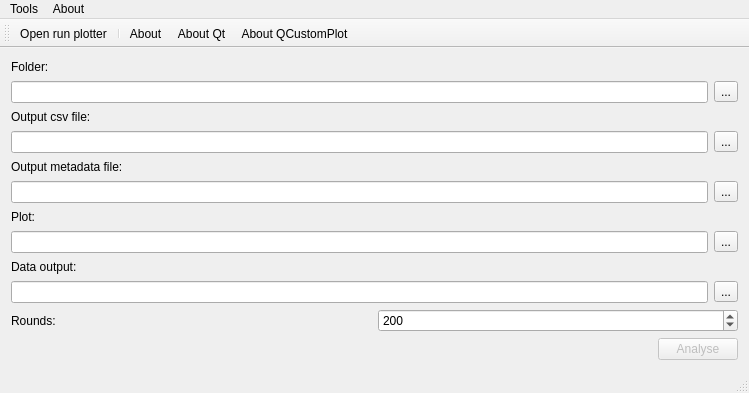
<?xml version="1.0" encoding="UTF-8"?>
<ui version="4.0">
 <class>Analyser</class>
 <widget class="QMainWindow" name="Analyser">
  <property name="geometry">
   <rect>
    <x>0</x>
    <y>0</y>
    <width>749</width>
    <height>393</height>
   </rect>
  </property>
  <property name="windowTitle">
   <string>Analyser</string>
  </property>
  <widget class="QWidget" name="centralWidget">
   <layout class="QVBoxLayout" name="verticalLayout">
    <item>
     <widget class="QLabel" name="label">
      <property name="text">
       <string>Folder:</string>
      </property>
     </widget>
    </item>
    <item>
     <layout class="QHBoxLayout" name="horizontalLayout_3">
      <item>
       <widget class="QLineEdit" name="lineEdit">
        <property name="readOnly">
         <bool>true</bool>
        </property>
       </widget>
      </item>
      <item>
       <widget class="QToolButton" name="toolButton">
        <property name="text">
         <string>...</string>
        </property>
       </widget>
      </item>
     </layout>
    </item>
    <item>
     <widget class="QLabel" name="label_2">
      <property name="text">
       <string>Output csv file:</string>
      </property>
     </widget>
    </item>
    <item>
     <layout class="QHBoxLayout" name="horizontalLayout_2">
      <item>
       <widget class="QLineEdit" name="lineEdit_2">
        <property name="readOnly">
         <bool>true</bool>
        </property>
       </widget>
      </item>
      <item>
       <widget class="QToolButton" name="toolButton_2">
        <property name="text">
         <string>...</string>
        </property>
       </widget>
      </item>
     </layout>
    </item>
    <item>
     <widget class="QLabel" name="label_4">
      <property name="text">
       <string>Output metadata file:</string>
      </property>
     </widget>
    </item>
    <item>
     <layout class="QHBoxLayout" name="horizontalLayout_5">
      <item>
       <widget class="QLineEdit" name="lineEdit_3">
        <property name="readOnly">
         <bool>true</bool>
        </property>
       </widget>
      </item>
      <item>
       <widget class="QToolButton" name="toolButton_3">
        <property name="text">
         <string>...</string>
        </property>
       </widget>
      </item>
     </layout>
    </item>
    <item>
     <widget class="QLabel" name="label_5">
      <property name="text">
       <string>Plot:</string>
      </property>
     </widget>
    </item>
    <item>
     <layout class="QHBoxLayout" name="horizontalLayout_6">
      <item>
       <widget class="QLineEdit" name="lineEdit_4">
        <property name="readOnly">
         <bool>true</bool>
        </property>
       </widget>
      </item>
      <item>
       <widget class="QToolButton" name="toolButton_4">
        <property name="text">
         <string>...</string>
        </property>
       </widget>
      </item>
     </layout>
    </item>
    <item>
     <widget class="QLabel" name="label_6">
      <property name="text">
       <string>Data output:</string>
      </property>
     </widget>
    </item>
    <item>
     <layout class="QHBoxLayout" name="horizontalLayout_7">
      <item>
       <widget class="QLineEdit" name="lineEdit_5">
        <property name="readOnly">
         <bool>true</bool>
        </property>
       </widget>
      </item>
      <item>
       <widget class="QToolButton" name="toolButton_5">
        <property name="text">
         <string>...</string>
        </property>
       </widget>
      </item>
     </layout>
    </item>
    <item>
     <layout class="QHBoxLayout" name="horizontalLayout_4">
      <item>
       <widget class="QLabel" name="label_3">
        <property name="text">
         <string>Rounds:</string>
        </property>
       </widget>
      </item>
      <item>
       <widget class="QSpinBox" name="spinBox">
        <property name="minimum">
         <number>1</number>
        </property>
        <property name="maximum">
         <number>99999</number>
        </property>
        <property name="value">
         <number>200</number>
        </property>
       </widget>
      </item>
     </layout>
    </item>
    <item>
     <layout class="QHBoxLayout" name="horizontalLayout">
      <item>
       <spacer name="horizontalSpacer">
        <property name="orientation">
         <enum>Qt::Horizontal</enum>
        </property>
        <property name="sizeHint" stdset="0">
         <size>
          <width>40</width>
          <height>20</height>
         </size>
        </property>
       </spacer>
      </item>
      <item>
       <widget class="QPushButton" name="pushButton">
        <property name="enabled">
         <bool>false</bool>
        </property>
        <property name="text">
         <string>Analyse</string>
        </property>
       </widget>
      </item>
     </layout>
    </item>
   </layout>
  </widget>
  <widget class="QMenuBar" name="menuBar">
   <property name="geometry">
    <rect>
     <x>0</x>
     <y>0</y>
     <width>749</width>
     <height>19</height>
    </rect>
   </property>
   <widget class="QMenu" name="menuAbout">
    <property name="title">
     <string>About</string>
    </property>
    <addaction name="actionAbout"/>
    <addaction name="actionAbout_Qt"/>
    <addaction name="actionAbout_QCustomPlot"/>
   </widget>
   <widget class="QMenu" name="menuTools">
    <property name="title">
     <string>Tools</string>
    </property>
    <addaction name="actionOpen_run_plotter"/>
   </widget>
   <addaction name="menuTools"/>
   <addaction name="menuAbout"/>
  </widget>
  <widget class="QToolBar" name="mainToolBar">
   <attribute name="toolBarArea">
    <enum>TopToolBarArea</enum>
   </attribute>
   <attribute name="toolBarBreak">
    <bool>false</bool>
   </attribute>
   <addaction name="actionOpen_run_plotter"/>
   <addaction name="separator"/>
   <addaction name="actionAbout"/>
   <addaction name="actionAbout_Qt"/>
   <addaction name="actionAbout_QCustomPlot"/>
  </widget>
  <widget class="QStatusBar" name="statusBar"/>
  <action name="actionAbout">
   <property name="text">
    <string>About</string>
   </property>
  </action>
  <action name="actionAbout_Qt">
   <property name="text">
    <string>About Qt</string>
   </property>
  </action>
  <action name="actionAbout_QCustomPlot">
   <property name="text">
    <string>About QCustomPlot</string>
   </property>
  </action>
  <action name="actionOpen_run_plotter">
   <property name="text">
    <string>Open run plotter</string>
   </property>
  </action>
 </widget>
 <layoutdefault spacing="6" margin="11"/>
 <resources/>
 <connections/>
</ui>
